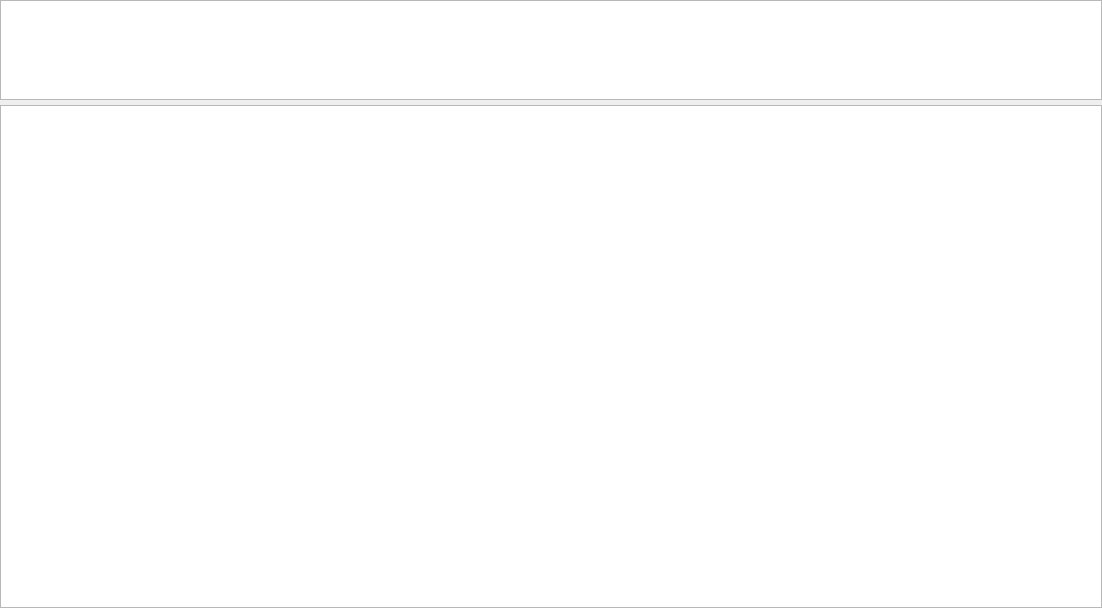
<?xml version="1.0" encoding="UTF-8"?>
<ui version="4.0">
 <class>CATAWidget</class>
 <widget class="QWidget" name="CATAWidget">
  <property name="geometry">
   <rect>
    <x>0</x>
    <y>0</y>
    <width>1102</width>
    <height>608</height>
   </rect>
  </property>
  <property name="windowTitle">
   <string>Form</string>
  </property>
  <layout class="QVBoxLayout" name="verticalLayout">
   <property name="spacing">
    <number>5</number>
   </property>
   <property name="leftMargin">
    <number>0</number>
   </property>
   <property name="topMargin">
    <number>0</number>
   </property>
   <property name="rightMargin">
    <number>0</number>
   </property>
   <property name="bottomMargin">
    <number>0</number>
   </property>
   <item>
    <widget class="QTreeView" name="hddTree">
     <property name="minimumSize">
      <size>
       <width>0</width>
       <height>100</height>
      </size>
     </property>
     <property name="maximumSize">
      <size>
       <width>16777215</width>
       <height>100</height>
      </size>
     </property>
    </widget>
   </item>
   <item>
    <widget class="QTreeView" name="propertiesTree"/>
   </item>
  </layout>
 </widget>
 <resources/>
 <connections/>
</ui>
